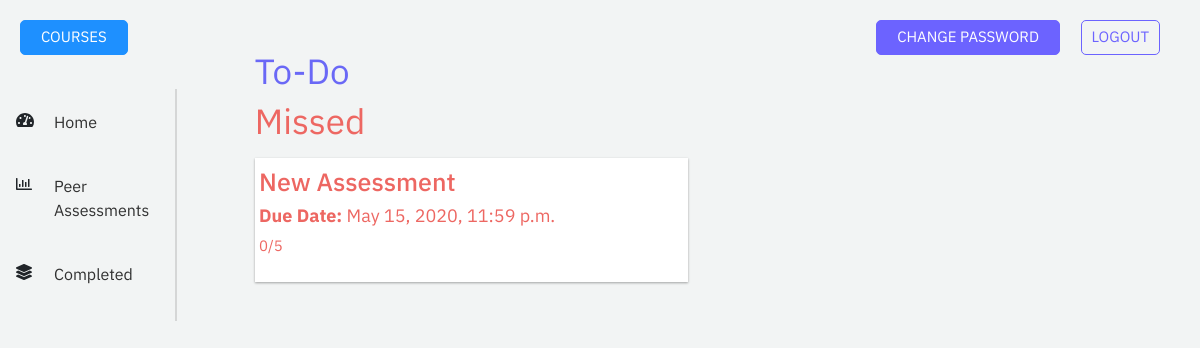
The page /4/peer-assessments (signed in) on the database as committed earlier.
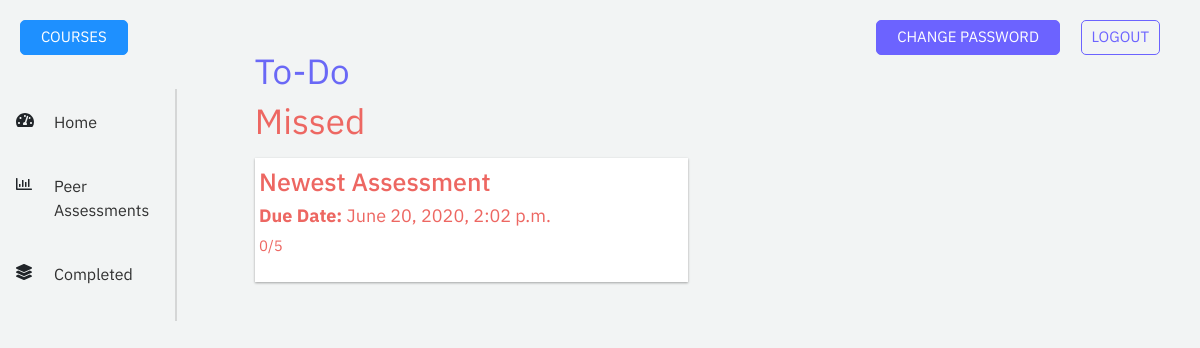
The same page on the database as committed later.
### accounts/models.py (models this page shows, shortened)
class Assessment_Completion(models.Model):
    user = models.ForeignKey('User',on_delete=models.CASCADE,related_name='user_assessment')
    assessment = models.ForeignKey('Peer_Assessment',on_delete=models.CASCADE,related_name="assessment_name")
    is_completed = models.BooleanField(default = False)
    student = models.ForeignKey('User',on_delete=models.CASCADE,related_name='student_assessment', default="")
    course = models.ForeignKey('Course',on_delete=models.CASCADE,related_name='completion_courses', default="")
    class Meta:
        constraints = [
            models.UniqueConstraint(fields=['user','assessment','student','course'],name = 'unique_assessment_completion'),
        ]

class Peer_Assessment(models.Model):
    name = models.CharField(max_length = 200,default="")
    start_date = models.DateTimeField(default = "")
    end_date = models.DateTimeField(default = "")
    is_published = models.BooleanField(default=False)
    def __str__(self):
        return self.name

### backend/views.py (the view)
# urls.py: path('<int:course_id>/peer-assessments', views.peer_assessments, name='peer-assessments'),
def peer_assessments(request, course_id):
    storage = messages.get_messages(request)
    course = get_object_or_404(Course, id=course_id)
    todo_assessments, missed_assessments = get_peer_assessments(request, course)
    return render(request, 'backend/peer-assessments.html', {'course': course,
        'todo_assessments':todo_assessments,
        'missed_assessments': missed_assessments})
    args = {'message': storage}

### accounts/helpers.py (called while the page is built)
def get_teammates(team, user, exclude=None):
    if exclude:
        exclude.append(user)
        teammates = Team_Enrollment.objects.filter(team=team).exclude(user__in=exclude).select_related('user')
    else:
        teammates = Team_Enrollment.objects.filter(team=team).exclude(user=user).select_related('user')
    return teammates

def get_current_team(user, course):
    active_teams = Team_Enrollment.objects.filter(user=user.pk, is_active=True).select_related('team')
    course_team = None
    for team in active_teams:
        if team.team.course_id == course.id:
            course_team = team
    return team

def get_student_assessments(request, course):
    current_user = request.user.pk
    course_assessments = Course_Assessment.objects.filter(course = course).select_related('assessment')
    assessments = []
    for assessment in course_assessments:
        if assessment.assessment.is_published:
            student_assessment = Assessment_Completion.objects.filter(user_id=current_user, assessment_id=assessment.assessment_id)
            assessments += student_assessment
    return assessments

### backend/templates/backend/peer-assessments.html (shortened to what this page needs)
<!DOCTYPE html>
<html lang="en" dir="ltr">
<head>
  {% load static %}
  <link rel="stylesheet" href="https://stackpath.bootstrapcdn.com/bootstrap/4.4.1/css/bootstrap.min.css">
  <link rel="stylesheet" href="{% static 'backend/globals.css' %}">
  <link rel="stylesheet" href="{% static 'backend/navbar.css' %}">
  <link rel="stylesheet" href="{% static 'backend/peer-assessments.css' %}">
</head>
<body>
  <div class="row">
    <div class="col-lg-2">
      <nav class="navbar navbar-expand-lg">
        <div class="collapse navbar-collapse" id="navbarToggler">
          <ul class="navbar-nav fixed flex-column">
            <li class="nav-item">
              <i class="fas fa-tachometer-alt navigation-img"></i>
              <a class="nav-link navigation-link" href="{% url 'student-home' course.id %}">Home</a>
            </li>
            <li class="nav-item">
              <i class="far fa-chart-bar navigation-img"></i>
              <a class="nav-link navigation-link" href="">Peer Assessments</a>
            </li>
            <li class="nav-item">
              <i class="fas fa-layer-group navigation-img"></i>
              <a class="nav-link navigation-link" href="{% url 'completed-assessments' course.id %}">Completed</a>
            </li>
          </ul>
          <div class="vl"></div>
        </div>
      </nav>
    </div>
    <div class="col-lg-10">
      <div class="container-fluid">
        <div class="to-do-section">
          <h1>To-Do</h1>
        </div>
        <div class="missed-section">
          <h1>Missed</h1>
          <div class="row">
          {% for missed in missed_assessments %}
          <div class="col-lg-6 col-md-6">
          <div class="missed-box box">
            <h2 class="assessment-title">{{ missed.assessment }}</h2>
            <h3 class="due-date"><strong>Due Date: </strong>{{ missed.assessment.end_date }}</h3>
            <p>0/5</p>
            </div>
          </div>
          {% endfor %}
        </div>
        </div>
      </div>
    </div>
    <a class="change-password-btn" href="{% url 'change-password' %}">CHANGE PASSWORD</a>
		<a class="logout-btn" href="{% url 'log_out' %}">LOGOUT</a>
    <a class="courses-btn" href="{% url 'courses' %}">COURSES</a>
  </div>
</body>
</html>

Rows that differ between the two databases and show on the page:
no longer on this page (row edited): Assessment_Completion: assessment "New Assessment", assessment.end_date "May 15, 2020, 11:59 p.m."
added Assessment_Completion: assessment "Newest Assessment", assessment.end_date "June 20, 2020, 2:02 p.m."
